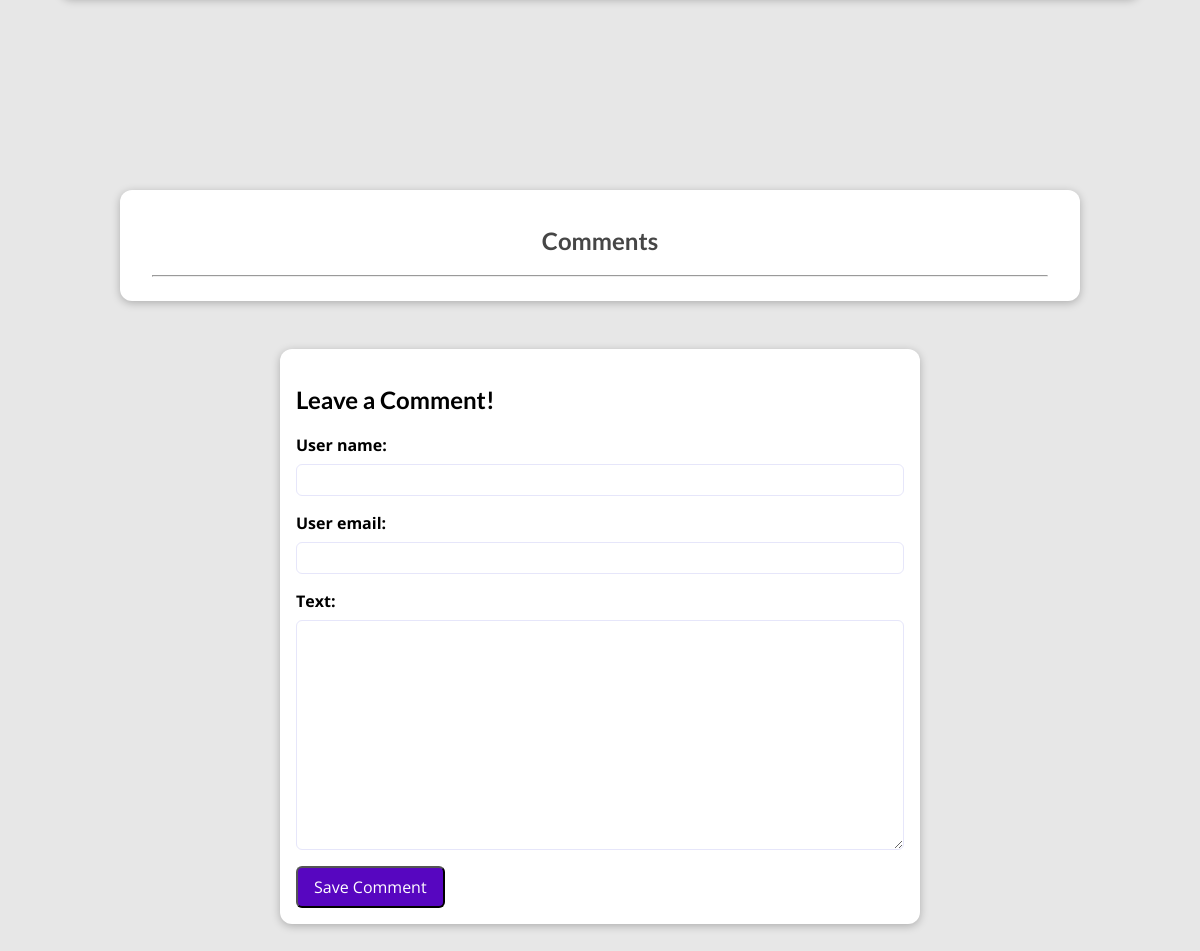
The app's page /posts/finished (lower part), older data.
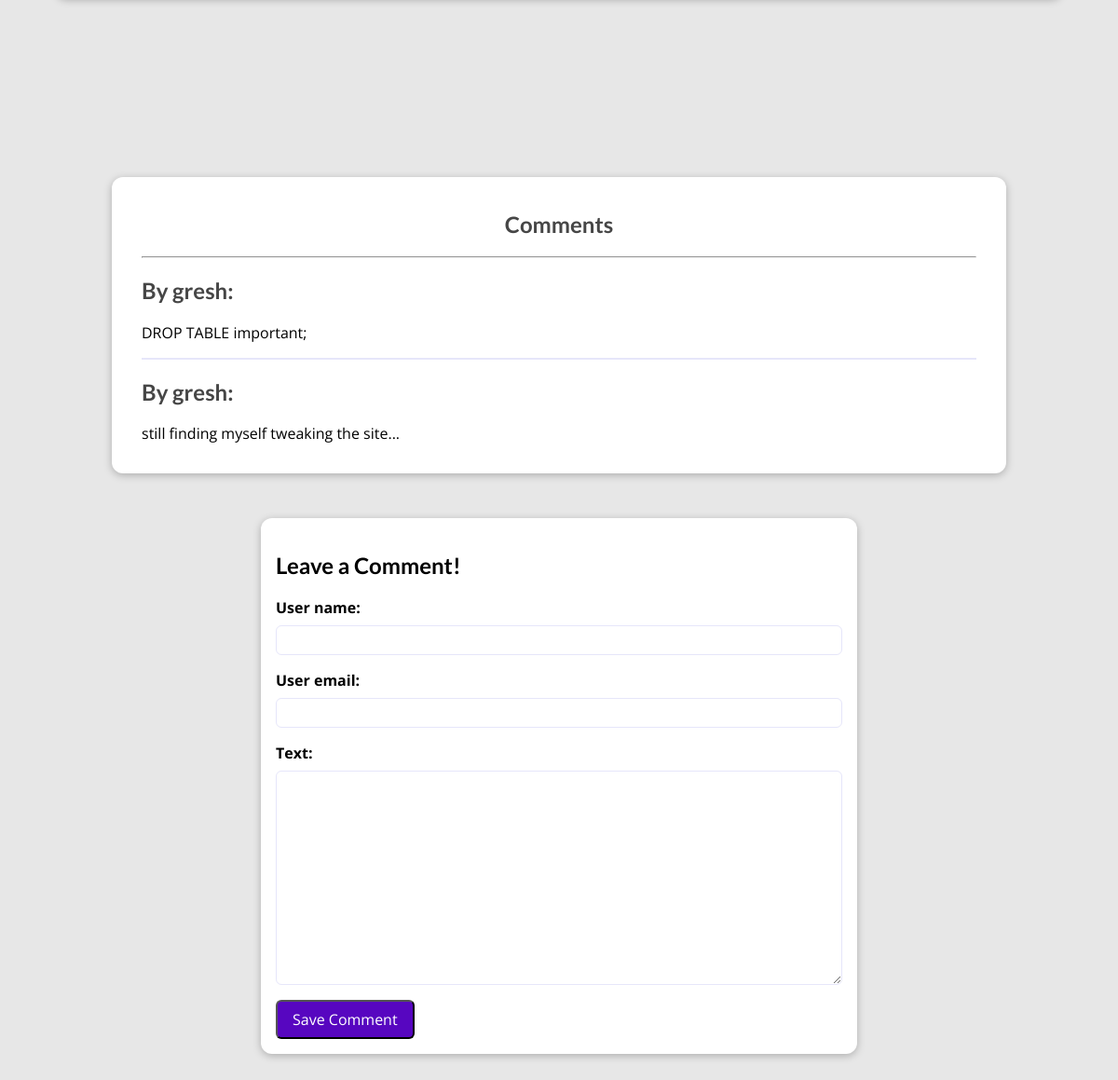
The same page, newer data.
### blog/models.py (models this page shows, shortened)
class Comment(models.Model):
    user_name = models.CharField(max_length=100)
    user_email = models.EmailField()
    text = models.TextField()
    post = models.ForeignKey(Post, on_delete=models.CASCADE, related_name="comments")

### blog/views.py (the view, shortened to what this page needs)
# urls.py: path("posts/<slug:slug>", views.SinglePostView.as_view(),
class SinglePostView(View):
    def get(self, request, slug):
        post = get_object_or_404(Post, slug=slug)
        context = {
            "post": post,
            "tags": post.tags.all(),
            "comment_form": CommentForm(),
            "comments": post.comments.all().order_by("-id"),
        }
        return render(request, "blog/post-detail.html", context)

### blog/forms.py
class CommentForm(forms.ModelForm):
    class Meta:
        model = Comment
        exclude = ["post"]
        labels = {
            "name": "Your Name",
            "email": "Your Email",
            "body": "Your Comment",
        }
        widgets = {
            "name": forms.TextInput(attrs={"class": "form-control"}),
            "email": forms.EmailInput(attrs={"class": "form-control"}),
            "body": forms.Textarea(attrs={"class": "form-control"}),
        }

### blog/models.py (called while the page is built)
    def full_name(self):
        return f'{self.first_name} {self.last_name}'

    def __str__(self):
        return self.full_name()

### blog/templates/blog/post-detail.html (shortened to what this page needs)
{% extends "base.html" %}
{% load static %}
{% block css_files %}
<link rel="stylesheet" href="{% static "blog/post-detail.css" %}">
{% endblock %}
{% block content %}
<section id="comments">
  <h2 id="comment_header">Comments</h2>
  <hr>
  <ul>
    {% for comment in comments %}
      <li>
        <h2>By {{ comment.user_name }}:</h2>
        <p>{{ comment.text }}</p>
      </li>
    {% endfor %}
  </ul>
</section>
<section id="comment-form">
  <h2>Leave a Comment!</h2>
  <form action="{% url "post-detail-page" post.slug %}" method="POST">
    {% for form_field in comment_form %}
      <div class="form-control {% if form_field.errors %} invalid {% endif %}">
        {{ form_field.label_tag }}
        {{ form_field }}
      </div>
    {% endfor %}
    <button>Save Comment</button>
  </form>
</section>
{% endblock %}

### templates/base.html (shortened to what this page needs)
{% load static %}
<!DOCTYPE html>
<html>
<head>
    <link rel="stylesheet" href="{% static "app.css" %}">
    {% block css_files %}{% endblock %}
</head>
<body>
    {% block content %}
    {% endblock %}
</body>
</html>

### static/app.css (style rules this page uses)
* { box-sizing: border-box; }
html { font-family: 'Open Sans', 'Lato', sans-serif; }
body { margin: 0; }
h1, h2, h3 { font-family: 'Lato', sans-serif; font-weight: bold; }

### blog/static/blog/post-detail.css (style rules this page uses)
body { background-color: #e7e7e7; }
#comment-form { margin: 3rem auto; width: 90%; max-width: 40rem; border-radius: 12px; background-color: white; box-shadow: 0 2px 8px rgba(0, 0, 0, 0.25); padding: 1rem; }
#comment-form button { font: inherit; background-color: #5706c0; color: white; border: 1-px solid #5706c0; padding: 0.5rem 1rem; border-radius: 6px; cursor: pointer; }
.form-control { margin-bottom: 1rem; }
.form-control label { font-weight: bold; margin-bottom: 0.5rem; display: block; }
.form-control input, .form-control textarea { display: block; width: 100%; font: inherit; padding: 0.25rem; border-radius: 6px; border: 1px solid lavender; }
#comments { margin: 3rem auto; width: 90%; max-width: 60rem; border-radius: 12px; background-color: white; box-shadow: 0 2px 8px rgba(0, 0, 0, 0.25); padding: 1rem 2rem; }
#comments ul { list-style: none; padding: 0; margin: 0; }
#comments li { margin-bottom: 1rem; border-bottom: 2px solid lavender; }
#comments li:last-of-type { border-bottom: none; }
#comments h2 { color: #464646 }
#comments #comment_header { text-align: center; }

Row changes from the older to the newer data that the page shows:
added Comment: user_name "gresh", text "DROP TABLE important;"
added Comment: user_name "gresh", text "still finding myself tweaking the site..."
